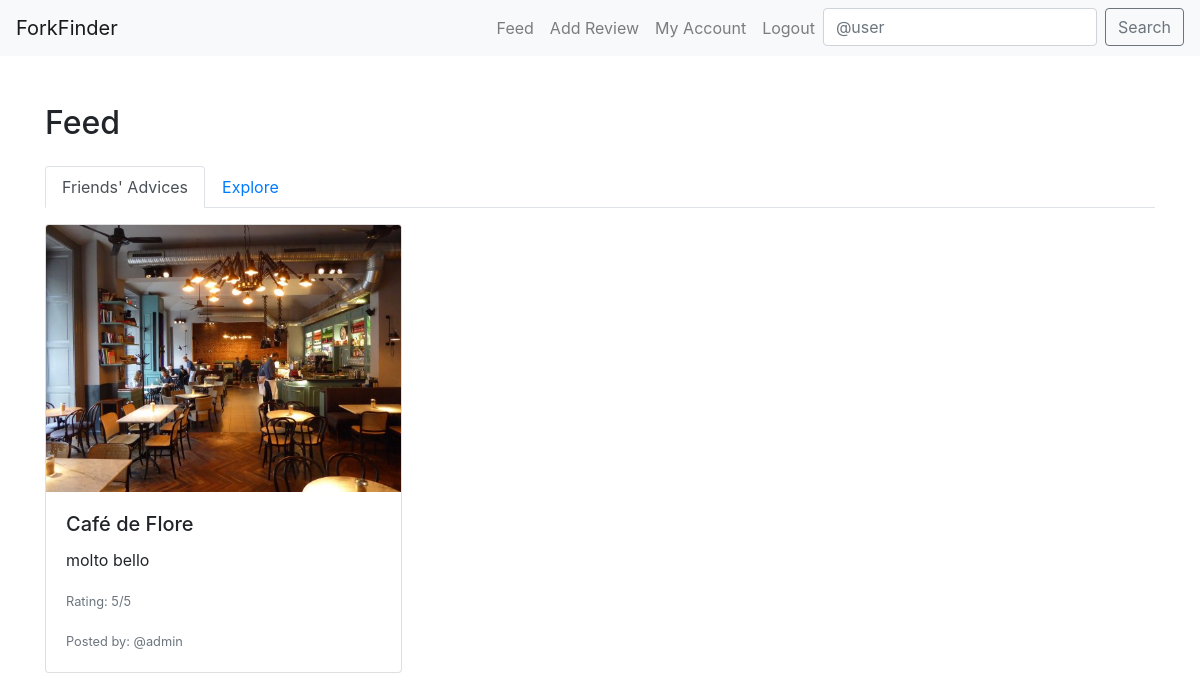
The app's page / (signed in), older data.
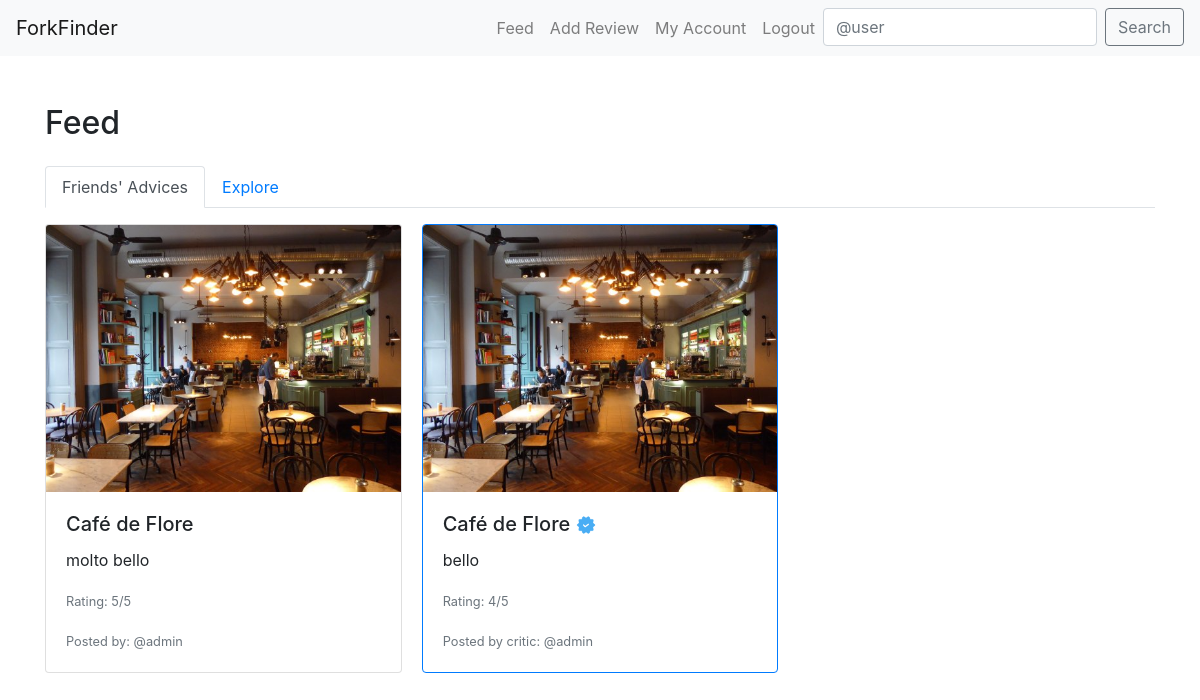
The same page, newer data.
### core/models.py (models this page shows, shortened)
class Review(models.Model):
    user= models.ForeignKey(
        User, related_name="reviews", on_delete=models.CASCADE)
    restaurant = models.ForeignKey(
        Restaurant, on_delete=models.CASCADE)
    body = models.CharField(max_length=255)
    rating = models.PositiveSmallIntegerField()
    photo = models.ImageField(upload_to='media/review_photos/')
    is_featured = models.BooleanField(default=False)
    created_at = models.DateTimeField(auto_now_add=True)

class Restaurant(models.Model):
    place_id = models.CharField(max_length=255, unique=True)
    name = models.CharField(max_length=60)
    address = models.CharField(max_length=120)
    longitude = models.CharField(max_length=255)
    latitude = models.CharField(max_length=255)

class Profile(models.Model):
    USER_TYPE_CHOICES = (
        ('regular', 'Regular User'),
        ('critic', 'Culinary Critic'),
        ('admin', 'Admin'),
    )
    user = models.OneToOneField(User, on_delete=models.CASCADE)
    user_type = models.CharField(max_length=20, choices=USER_TYPE_CHOICES, default='regular')
    follows = models.ManyToManyField(
        "self",
        related_name="followed_by",
        symmetrical=False,
        blank=True
    )

### core/views.py (the view)
# urls.py: path("", feed_view, name="feed"),
@login_required
def feed_view(request):
    return render(request, 'feed.html')

### templates/feed.html (shortened to what this page needs)
{% extends "base.html" %}
{% block content %}
<h2 class="mb-4">Feed</h2>
<ul class="nav nav-tabs" id="feedTabs" role="tablist">
    <li class="nav-item">
        <a class="nav-link active" id="friends-tab" data-toggle="tab" href="#friends" role="tab" aria-controls="friends" aria-selected="true">Friends' Advices</a>
    </li>
    <li class="nav-item">
        <a class="nav-link" id="explore-tab" data-toggle="tab" href="#explore" role="tab" aria-controls="explore" aria-selected="false">Explore</a>
    </li>
</ul>
<div class="tab-content mt-3" id="feedTabsContent">
    <div class="tab-pane fade show active" id="friends" role="tabpanel" aria-labelledby="friends-tab">
        <div class="card-columns">
            {% for followed in user.profile.follows.all %}
                {% for review in followed.user.reviews.all %}
                    {% if review.is_featured %}
                    <div class="card border-primary mb-3">
                        <img src="{{ review.photo.url }}" class="card-img-top" alt="Restaurant Photo">
                        <div class="card-body">
                            <h5 class="card-title">  {{ review.restaurant.name }} <img src="{{ MEDIA_URL }}verified.png" alt="Verified" style="width: 20px; height: 20px;"></h5>
                            <p class="card-text">{{ review.body }}</p>
                            <p class="card-text"><small class="text-muted">Rating: {{ review.rating }}/5</small></p>
                            <p class="card-text"><small class="text-muted">Posted by critic: @{{ followed.user.username }}</small></p>
                        </div>
                    </div>
                    {% else %}
                    <div class="card mb-3">
                        <img src="{{ review.photo.url }}" class="card-img-top" alt="Restaurant Photo">
                        <div class="card-body">
                            <h5 class="card-title">{{ review.restaurant.name }}</h5>
                            <p class="card-text">{{ review.body }}</p>
                            <p class="card-text"><small class="text-muted">Rating: {{ review.rating }}/5</small></p>
                            <p class="card-text"><small class="text-muted">Posted by: @{{ followed.user.username }}</small></p>
                        </div>
                    </div>
                    {% endif %}
                {% endfor %}
            {% endfor %}
        </div>
    </div>
</div>
{% endblock %}

### templates/base.html (shortened to what this page needs)
<!DOCTYPE html>
<html lang="en">
<head>
    <link href="https://stackpath.bootstrapcdn.com/bootstrap/4.5.2/css/bootstrap.min.css" rel="stylesheet">
    <link rel="stylesheet" href="https://maxcdn.bootstrapcdn.com/bootstrap/4.5.2/css/bootstrap.min.css">
    <link rel='stylesheet' href='https://api.mapbox.com/mapbox-gl-js/plugins/mapbox-gl-geocoder/v4.7.0/mapbox-gl-geocoder.css' type='text/css' />
    <link href="https://api.mapbox.com/mapbox-gl-js/v2.8.2/mapbox-gl.css" rel="stylesheet">
</head>
<body>
    <nav class="navbar navbar-expand-lg navbar-light bg-light">
        <a class="navbar-brand" href="{% url 'feed' %}">ForkFinder</a>
        <div class="collapse navbar-collapse" id="navbarNav">
            <ul class="navbar-nav ml-auto">
                <li class="nav-item">
                    <a class="nav-link" href="{% url 'feed' %}">Feed</a>
                </li>
                <li class="nav-item">
                    <a class="nav-link" href="{% url 'add_review' %}">Add Review</a>
                </li>
                <li class="nav-item">
                    <a class="nav-link" href="{% url 'profile' request.user.profile.pk %}">My Account</a>
                </li>
                                <li class="nav-item">
                    {% if user.is_authenticated %}
                        <a class="nav-link" href="{% url 'logout' %}">Logout</a>
                    {% else %}
                        <a class="nav-link" href="{% url 'login' %}">Login</a>
                    {% endif %}
                </li>
                <li>
                    <form class="form-inline my-2 my-lg-0" method="get" action="{% url 'search_user' %}">
                        <input class="form-control mr-sm-2" type="search" name="q" placeholder="@user" aria-label="Search">
                        <button class="btn btn-outline-secondary my-2 my-sm-0" type="submit">Search</button>
                    </form>
                </li>
            </ul>
        </div>
    </nav>
    <div class="container mt-5">
        {% block content %}
        {% endblock %}
    </div>
</body>
</html>

### templates/base.html (style rules this page uses)
.card-columns { column-count: 3; }

Row changes from the older to the newer data that the page shows:
added Review: photo (picture), restaurant.name "Café de Flore", is_featured True (drawn), body "bello", rating "4", {{ followed.user.username }} "admin"
